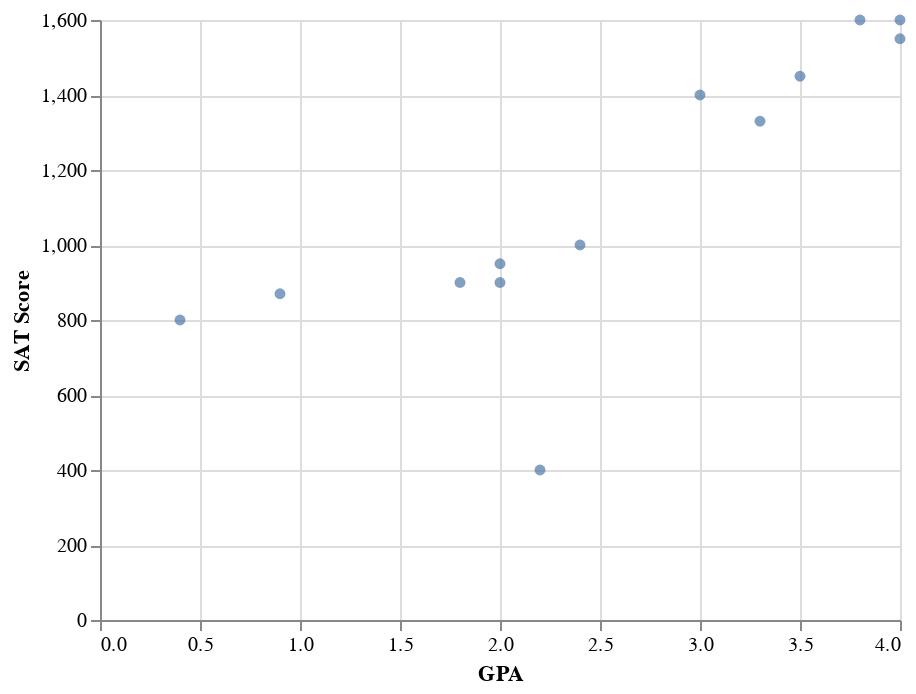

Notebook source saved alongside this figure:
### Markdown cell above
## Exercise 2: A couple more marks

### Code cell
alt.Chart(student_data).mark_circle().encode(
    alt.X('GPA'),
    alt.Y('SAT Score')
)

### Figure 1 — Vega-Lite specification as saved in the notebook (floating-point values rounded to 4 significant figures)
{"config": {"view": {"continuousWidth": 400, "continuousHeight": 300}}, "data": {"name": "data-e93636037bcd1fa7113fcf760da2b471"}, "mark": "circle", "encoding": {"x": {"type": "quantitative", "field": "GPA"}, "y": {"type": "quantitative", "field": "SAT Score"}}, "$schema": "https://vega.github.io/schema/vega-lite/v4.8.1.json", "datasets": {"data-e93636037bcd1fa7113fcf760da2b471": [{"GPA": 4.0, "SAT Score": 1600, "Learning Enjoyment Rating": 5, "Year": "Freshman", "Satisfaction": 5}, {"GPA": 2.0, "SAT Score": 900, "Learning Enjoyment Rating": 3, "Year": "Sophomore", "Satisfaction": 3}, {"GPA": 0.4, "SAT Score": 800, "Learning Enjoyment Rating": 2, "Year": "Senior", "Satisfaction": 1}, {"GPA": 3.8, "SAT Score": 1600, "Learning Enjoyment Rating": 2, "Year": "Senior", "Satisfaction": 5}, {"GPA": 3.0, "SAT Score": 1400, "Learning Enjoyment Rating": 4, "Year": "Senior", "Satisfaction": 4}, {"GPA": 2.0, "SAT Score": 950, "Learning Enjoyment Rating": 1, "Year": "Junior", "Satisfaction": 3}, {"GPA": 1.8, "SAT Score": 900, "Learning Enjoyment Rating": 3, "Year": "Sophomore", "Satisfaction": 2}, {"GPA": 0.9, "SAT Score": 870, "Learning Enjoyment Rating": 3, "Year": "Junior", "Satisfaction": 1}, {"GPA": 3.3, "SAT Score": 1330, "Learning Enjoyment Rating": 4, "Year": "Junior", "Satisfaction": 4}, {"GPA": 2.2, "SAT Score": 400, "Learning Enjoyment Rating": 5, "Year": "Senior", "Satisfaction": 2}, {"GPA": 4.0, "SAT Score": 1550, "Learning Enjoyment Rating": 3, "Year": "Freshman", "Satisfaction": 5}, {"GPA": 3.5, "SAT Score": 1450, "Learning Enjoyment Rating": 4, "Year": "Sophomore", "Satisfaction": 4}, {"GPA": 2.4, "SAT Score": 1000, "Learning Enjoyment Rating": 1, "Year": "Junior", "Satisfaction": 2}]}}
